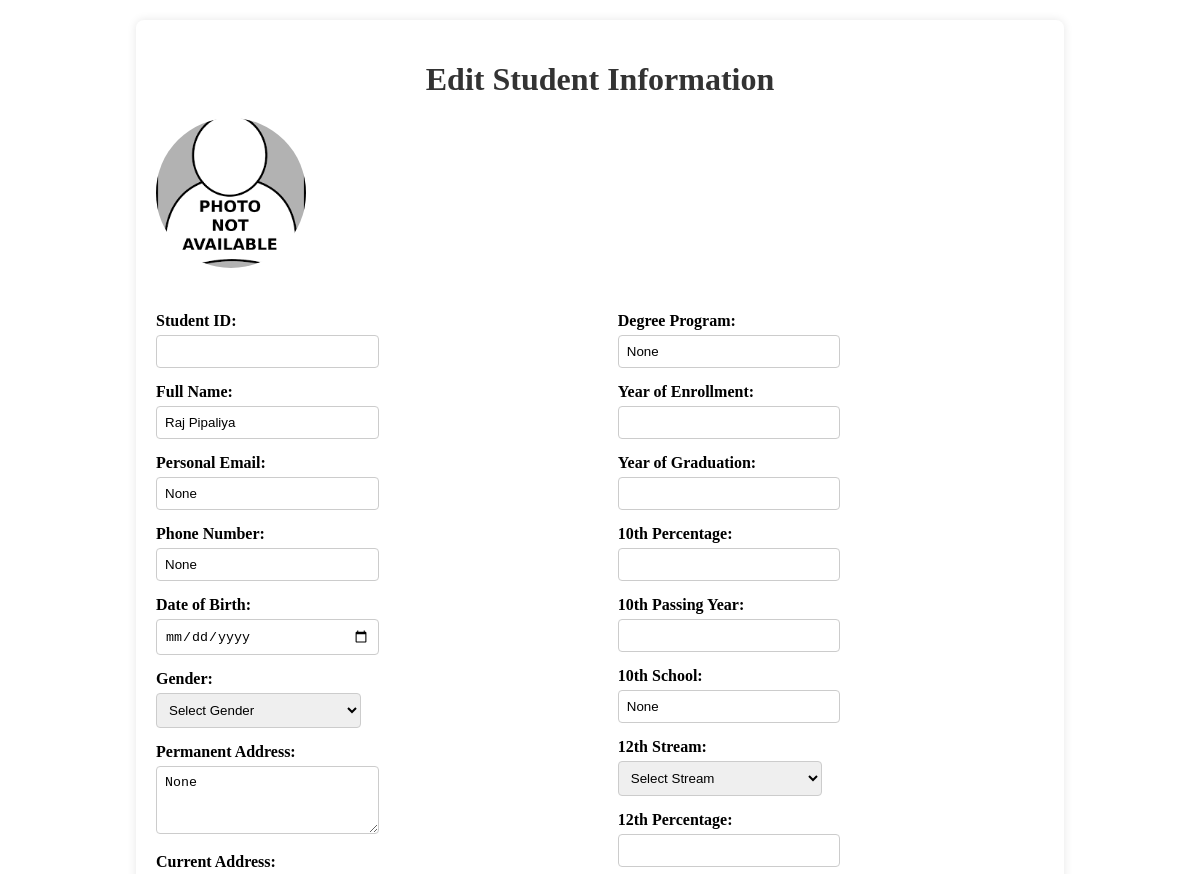
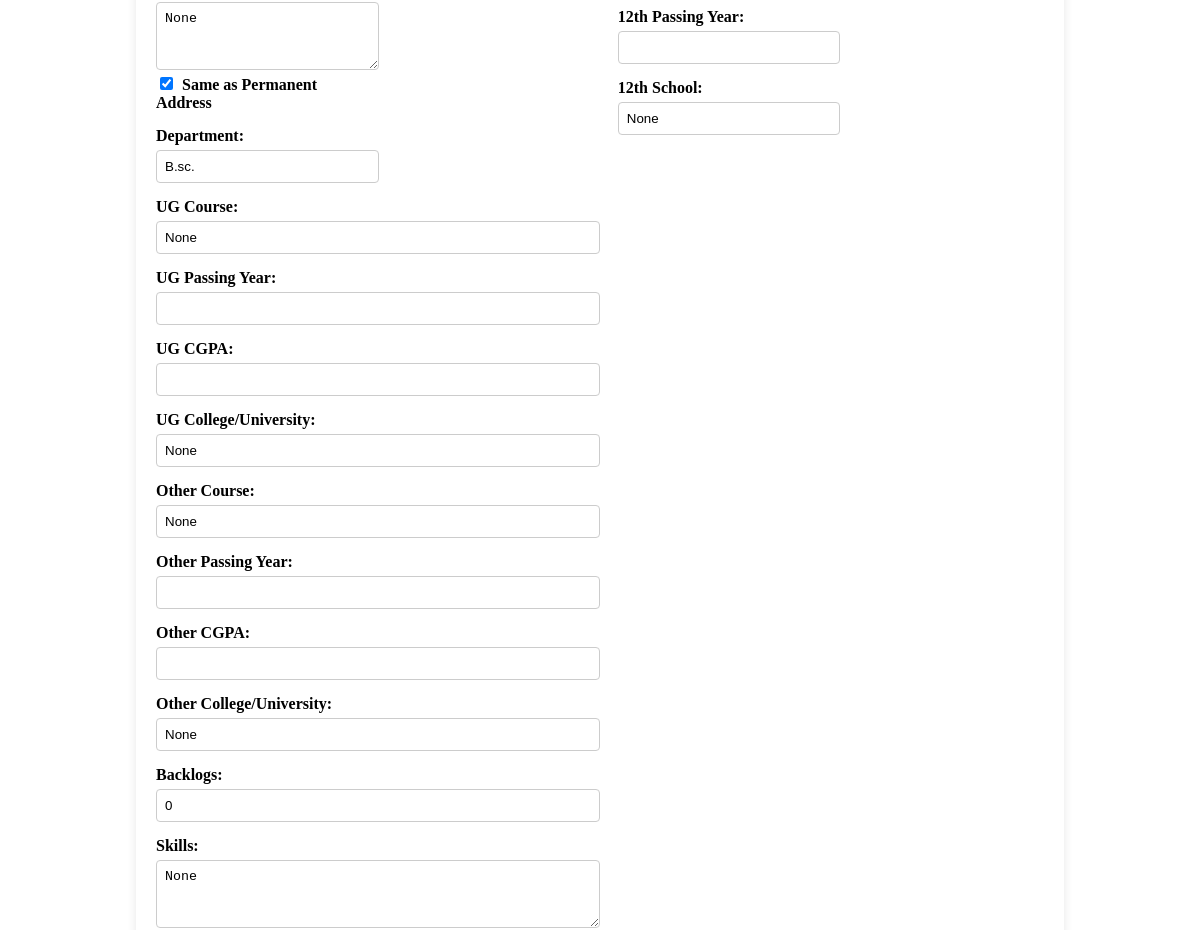
The page /edit-student/raj123@gmail.com/ (signed in, upper part) on the database as committed earlier (2 pictures, top to bottom).
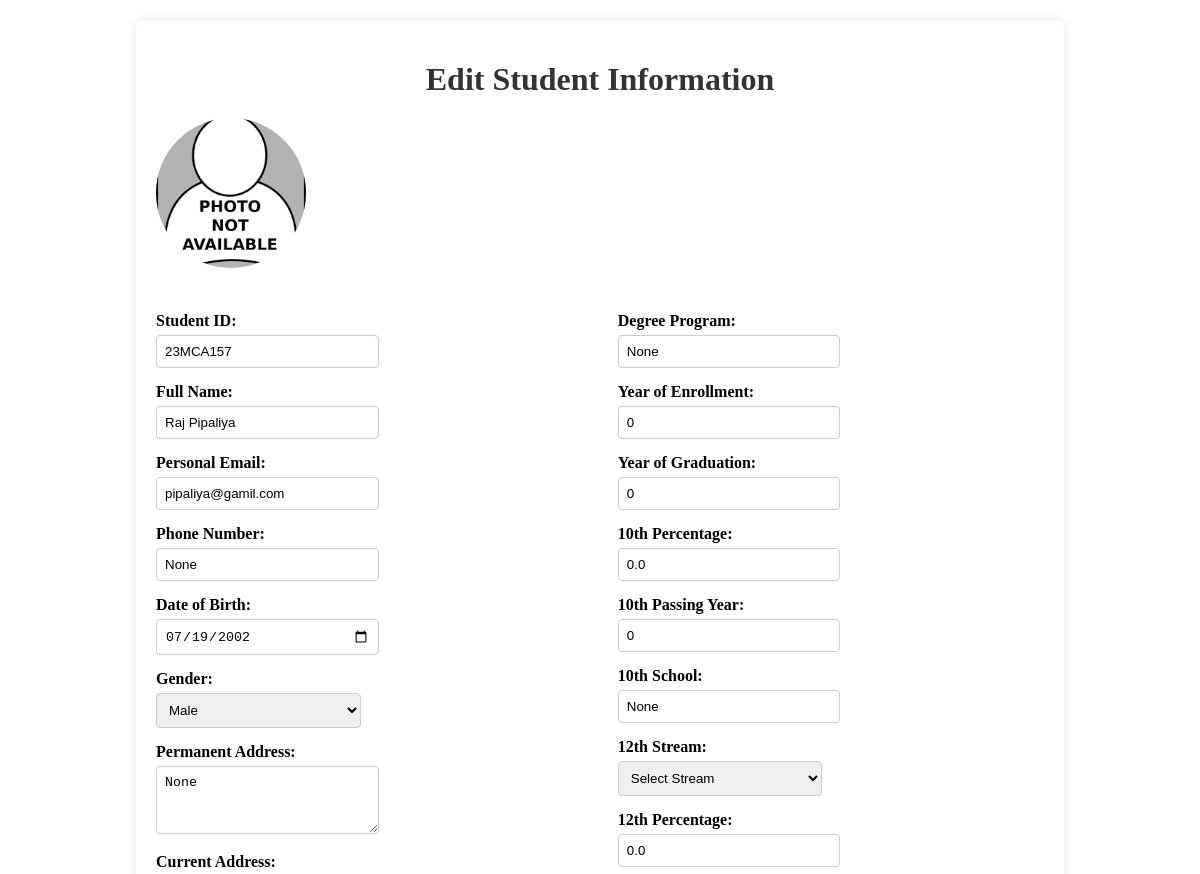
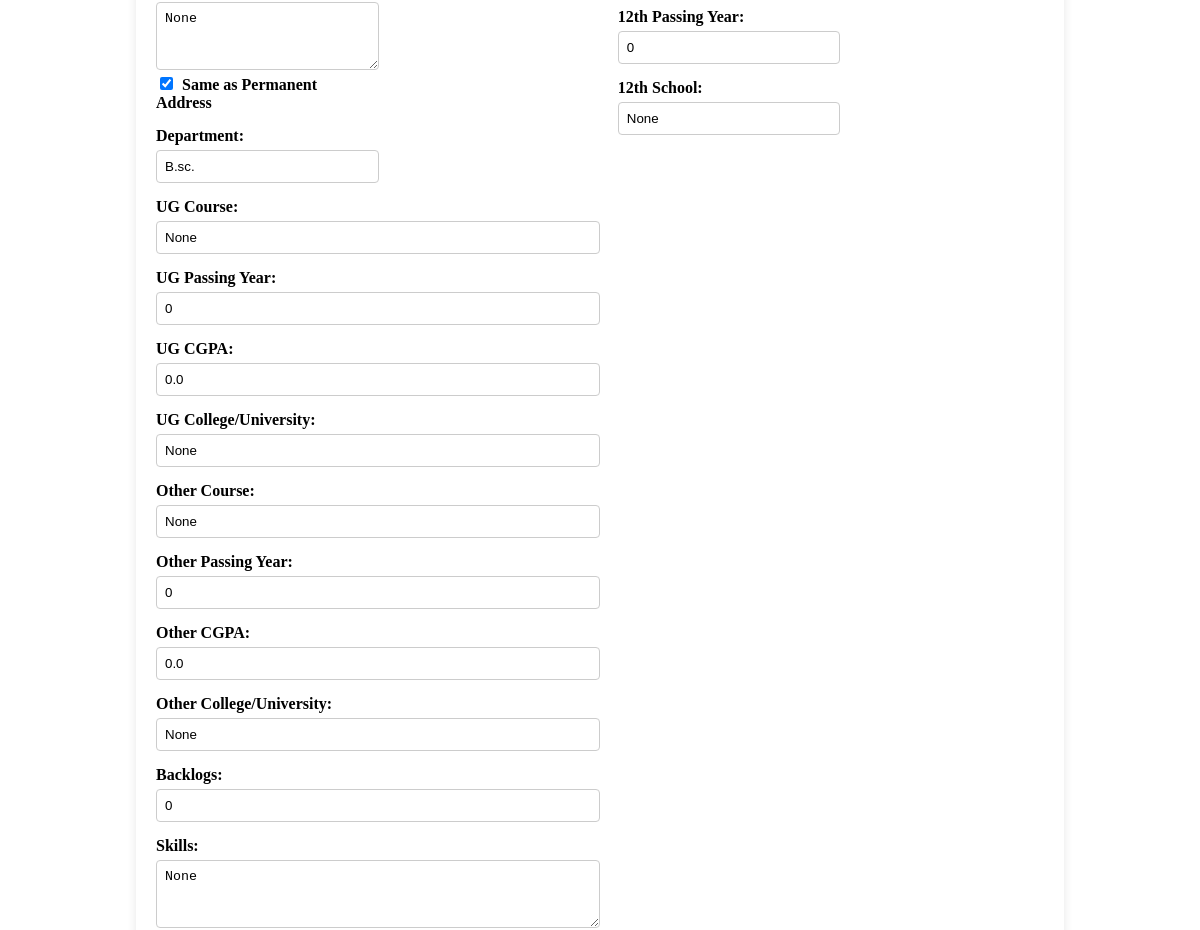
The same page on the database as committed later (2 pictures, top to bottom).
### cprs_app/models.py (models this page shows, shortened)
class StudentInformation(models.Model):
    student_profile = models.OneToOneField(StudentProfile, on_delete=models.CASCADE, related_name='student_info')
    student_id = models.CharField(max_length=50, unique=True, blank=True, null=True)
    college_email = models.EmailField(unique=True)
    full_name = models.CharField(max_length=200)
    personal_email = models.EmailField(blank=True, null=True)
    phone_number = models.CharField(max_length=15, blank=True, null=True)
    date_of_birth = models.DateField(blank=True, null=True)
    gender = models.CharField(max_length=10, choices=[('Male', 'Male'), ('Female', 'Female'), ('Other', 'Other')], blank=True, null=True)
    profile_photo = models.ImageField(upload_to='student_photos/', blank=True, null=True)
    permanent_address = models.TextField(blank=True, null=True)
    current_address = models.TextField(blank=True, null=True)
    department = models.CharField(max_length=100)
    degree_program = models.CharField(max_length=100, blank=True, null=True)
    year_of_enrollment = models.IntegerField(blank=True, null=True)
    year_of_graduation = models.IntegerField(blank=True, null=True)
    tenth_percentage = models.FloatField(blank=True, null=True)
    tenth_passing_year = models.IntegerField(blank=True, null=True)
    tenth_school = models.CharField(max_length=200, blank=True, null=True)
    twelfth_stream = models.CharField(max_length=50, choices=[('Science', 'Science'), ('Commerce', 'Commerce'), ('Arts', 'Arts'), ('Other', 'Other')], blank=True, null=True)
    twelfth_percentage = models.FloatField(blank=True, null=True)
    twelfth_passing_year = models.IntegerField(blank=True, null=True)
    twelfth_school = models.CharField(max_length=200, blank=True, null=True)
    ug_course = models.CharField(max_length=100, blank=True, null=True)
    ug_passing_year = models.IntegerField(blank=True, null=True)
    ug_cgpa = models.FloatField(blank=True, null=True)
    ug_college_university = models.CharField(max_length=200, blank=True, null=True)
    other_course = models.CharField(max_length=100, blank=True, null=True)
    other_passing_year = models.IntegerField(blank=True, null=True)
    other_cgpa = models.FloatField(blank=True, null=True)
    other_college_university = models.CharField(max_length=200, blank=True, null=True)
    backlogs = models.IntegerField(default=0, blank=True, null=True)
    skills = models.TextField(blank=True, null=True)
    certifications = models.TextField(blank=True, null=True)
    internship_details = models.TextField(blank=True, null=True)
    projects = models.TextField(blank=True, null=True)
    achievements = models.TextField(blank=True, null=True)
    extracurricular_activities = models.TextField(blank=True, null=True)
    resume = models.FileField(upload_to='resumes/', blank=True, null=True)
    linkedin_profile = models.URLField(blank=True, null=True)
    github_profile = models.URLField(blank=True, null=True)
    placement_preferences = models.TextField(blank=True, null=True)
    placed_status = models.BooleanField(default=False)
    job_offers = models.TextField(blank=True, null=True)
    date_of_last_update = models.DateTimeField(default=timezone.now)
    nationality = models.CharField(max_length=50, blank=True, null=True)

### cprs_app/views.py (the view, shortened to what this page needs)
# urls.py: path('edit-student/<str:pk>/', v1.edit_student, name='edit_student'),
@login_required
def edit_student(request, pk):
    student_info = get_object_or_404(StudentInformation, college_email=pk)
    return render(request, 'edit_student.html', {'student_info': student_info})

### cprs_app/views.py (called while the page is built)
def login_required(function=None):
    @wraps(function)
    def wrapper(request, *args, **kwargs):
        if 'username' not in request.session:  # Check if session has 'username'
            return redirect('login_form')  # Redirect to login page if not logged in
        return function(request, *args, **kwargs)
    return wrapper

### template/edit_student.html (shortened to what the changed rows need)
{% load static %}
<!DOCTYPE html>
<html lang="en">
<head>
    <link rel="stylesheet" href="{% static 'edit_student.css' %}">
</head>
<body>
    <div class="container">
        <h1>Edit Student Information</h1>
        <form method="post" enctype="multipart/form-data">
            <div class="form-fields">
                <div class="form-left">
                    <div class="form-group-item">
                        <label for="student_id">Student ID:</label>
                        <input type="text" id="student_id" name="student_id"
                               value="{{ student_info.student_id|default:'' }}"
                               required>
                    </div>
                    <div class="form-group-item">
                        <label for="full_name">Full Name:</label>
                        <input type="text" id="full_name" name="full_name" value="{{ student_info.full_name }}" required>
                    </div>
                    <div class="form-group-item">
                        <label for="personal_email">Personal Email:</label>
                        <input type="email" id="personal_email" name="personal_email" value="{{ student_info.personal_email }}" required>
                    </div>
                    <div class="form-group-item">
                        <label for="phone_number">Phone Number:</label>
                        <input type="text" id="phone_number" maxlength="10" name="phone_number" value="{{ student_info.phone_number }}" required>
                    </div>
                    <div class="form-group-item">
                        <label for="date_of_birth">Date of Birth:</label>
                        <input type="date" id="date_of_birth" name="date_of_birth" value="{{ student_info.date_of_birth|date:'Y-m-d' }}" required>
                    </div>
                    <div class="form-group-item">
                        <label for="gender">Gender:</label>
                        <select id="gender" name="gender" required>
                            <option value="" {% if not student_info.gender %}selected{% endif %}>Select Gender</option>
                            <option value="Male" {% if student_info.gender == 'Male' %}selected{% endif %}>Male</option>
                        </select>
                    </div>
                    <div class="form-group-item">
                        <label for="permanent_address">Permanent Address:</label>
                        <textarea id="permanent_address" name="permanent_address" required>{{ student_info.permanent_address }}</textarea>
                    </div>
                    <div class="form-group-item">
                        <label for="current_address">Current Address:</label>
                        <textarea id="current_address" name="current_address">{{ student_info.current_address }}</textarea>
                        <label for="same_as_permanent">
                            <input type="checkbox" id="same_as_permanent" name="same_as_permanent" {% if student_info.current_address == student_info.permanent_address %}checked{% endif %}>
                            Same as Permanent Address
                        </label>
                    </div>
                    <div class="form-group-item">
                        <label for="department">Department:</label>
                        <input type="text" id="department" name="department" value="{{ student_info.department }}" readonly>
                    </div>
                </div>
                <div class="form-right">
                    <div class="form-group-item">
                        <label for="degree_program">Degree Program:</label>
                        <input type="text" id="degree_program" name="degree_program" value="{{ student_info.degree_program }}">
                    </div>
                    <div class="form-group-item">
                        <label for="year_of_enrollment">Year of Enrollment:</label>
                        <input type="number" id="year_of_enrollment" name="year_of_enrollment" value="{{ student_info.year_of_enrollment }}">
                    </div>
                    <div class="form-group-item">
                        <label for="year_of_graduation">Year of Graduation:</label>
                        <input type="number" id="year_of_graduation" name="year_of_graduation" value="{{ student_info.year_of_graduation }}">
                    </div>
                    <div class="form-group-item">
                        <label for="tenth_percentage">10th Percentage:</label>
                        <input type="number" step="0.01" id="tenth_percentage" name="tenth_percentage" value="{{ student_info.tenth_percentage }}">
                    </div>
                    <div class="form-group-item">
                        <label for="tenth_passing_year">10th Passing Year:</label>
                        <input type="number" id="tenth_passing_year" name="tenth_passing_year" value="{{ student_info.tenth_passing_year }}">
                    </div>
                    <div class="form-group-item">
                        <label for="tenth_school">10th School:</label>
                        <input type="text" id="tenth_school" name="tenth_school" value="{{ student_info.tenth_school }}">
                    </div>
                    <div class="form-group-item">
                        <label for="twelfth_stream">12th Stream:</label>
                        <select id="twelfth_stream" name="twelfth_stream">
                            <option value="" {% if not student_info.twelfth_stream %}selected{% endif %}>Select Stream</option>
                        </select>
                    </div>
                    <div class="form-group-item">
                        <label for="twelfth_percentage">12th Percentage:</label>
                        <input type="number" step="0.01" id="twelfth_percentage" name="twelfth_percentage" value="{{ student_info.twelfth_percentage }}">
                    </div>
                    <div class="form-group-item">
                        <label for="twelfth_passing_year">12th Passing Year:</label>
                        <input type="number" id="twelfth_passing_year" name="twelfth_passing_year" value="{{ student_info.twelfth_passing_year }}">
                    </div>
                    <div class="form-group-item">
                        <label for="twelfth_school">12th School:</label>
                        <input type="text" id="twelfth_school" name="twelfth_school" value="{{ student_info.twelfth_school }}">
                    </div>
                </div>
            </div>
            <div class="form-group-item">
                <label for="ug_course">UG Course:</label>
                <input type="text" id="ug_course" name="ug_course" value="{{ student_info.ug_course }}">
            </div>
            <div class="form-group-item">
                <label for="ug_passing_year">UG Passing Year:</label>
                <input type="number" id="ug_passing_year" name="ug_passing_year" value="{{ student_info.ug_passing_year }}">
            </div>
            <div class="form-group-item">
                <label for="ug_cgpa">UG CGPA:</label>
                <input type="number" step="0.01" id="ug_cgpa" name="ug_cgpa" value="{{ student_info.ug_cgpa }}">
            </div>
            <div class="form-group-item">
                <label for="ug_college_university">UG College/University:</label>
                <input type="text" id="ug_college_university" name="ug_college_university" value="{{ student_info.ug_college_university }}">
            </div>
            <div class="form-group-item">
                <label for="other_course">Other Course:</label>
                <input type="text" id="other_course" name="other_course" value="{{ student_info.other_course }}">
            </div>
            <div class="form-group-item">
                <label for="other_passing_year">Other Passing Year:</label>
                <input type="number" id="other_passing_year" name="other_passing_year" value="{{ student_info.other_passing_year }}">
            </div>
            <div class="form-group-item">
                <label for="other_cgpa">Other CGPA:</label>
                <input type="number" step="0.01" id="other_cgpa" name="other_cgpa" value="{{ student_info.other_cgpa }}">
            </div>
            <div class="form-group-item">
                <label for="other_college_university">Other College/University:</label>
                <input type="text" id="other_college_university" name="other_college_university" value="{{ student_info.other_college_university }}">
            </div>
            <div class="form-group-item">
                <label for="backlogs">Backlogs:</label>
                <input type="number" id="backlogs" name="backlogs" value="{{ student_info.backlogs }}">
            </div>
            <div class="form-group-item">
                <label for="skills">Skills:</label>
                <textarea id="skills" name="skills">{{ student_info.skills }}</textarea>
            </div>
        </form>
    </div>
</body>
</html>

Rows that differ between the two databases and show on the page:
changed StudentInformation "Raj Pipaliya": student_id (not shown) → "23MCA157"; personal_email "None" → "pipaliya@gamil.com"; date_of_birth (not shown) → "07/19/2002"; gender "Select Gender" → "Male"; year_of_enrollment (not shown) → "0"; year_of_graduation (not shown) → "0"; tenth_percentage (not shown) → "0.0"; tenth_passing_year (not shown) → "0"; twelfth_percentage (not shown) → "0.0"; twelfth_passing_year (not shown) → "0"; ug_passing_year (not shown) → "0"; ug_cgpa (not shown) → "0.0"; other_passing_year (not shown) → "0"; other_cgpa (not shown) → "0.0"
